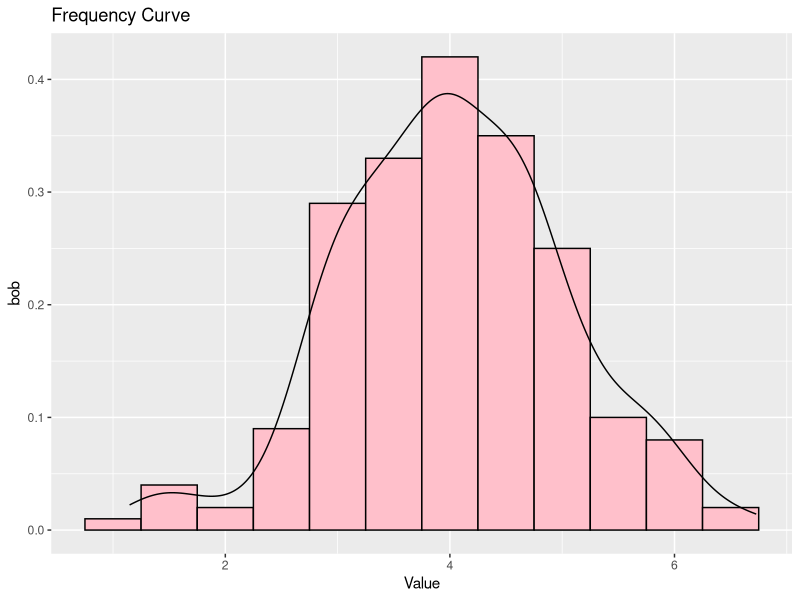

This chart was generated by the following R code:
library(ggplot2)
set.seed(14012021)
articles <- rnorm(200, mean = 4)
ggplot(data.frame(x = articles), aes(x)) +
  geom_histogram(aes(y = after_stat(density)), binwidth = 0.5, fill = "pink", color = "black") + # nolint: line_length_linter.
  geom_density(adjust = 1, color = "black") +
  labs(title = "Frequency Curve", x = "Value", y = "bob")
